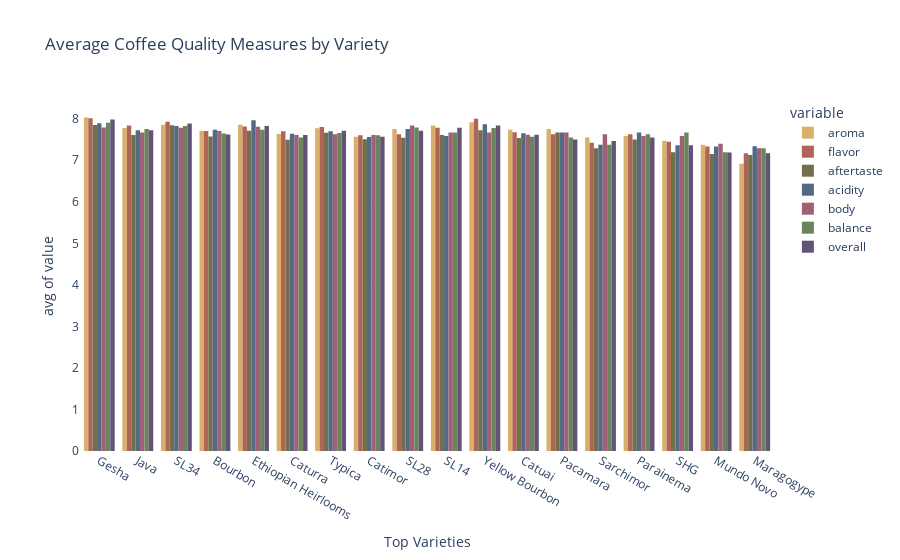

This figure's notebook cell:
### Markdown cell above
### Coffee Quality by Variety

### Code cell
# Compare average coffee quality across top varieties
quality_by_variety = px.histogram(coffee[coffee['variety'].isin(top_varieties)], x='variety', 
                                  y=['aroma', 'flavor', 'aftertaste', 'acidity', 'body', 'balance', 'overall'], 
                                  histfunc="avg", title='Average Coffee Quality Measures by Variety', 
                                  labels={'variety':'Top Varieties'},
                                  barmode='group', color_discrete_sequence=[px.colors.qualitative.Antique[1],
                                                                            px.colors.qualitative.Antique[2],
                                                                            px.colors.qualitative.Antique[3],
                                                                            px.colors.qualitative.Antique[4],
                                                                            px.colors.qualitative.Antique[8],
                                                                            px.colors.qualitative.Antique[6],
                                                                            px.colors.qualitative.Antique[5]])

quality_by_variety.update_layout({
    'plot_bgcolor':'rgba(0, 0, 0, 0)',
    'paper_bgcolor':'rgba(0, 0, 0, 0)'
})

country.update_layout(xaxis={'categoryorder':'total descending'})

quality_by_variety.show()

### Figure 1 — Plotly figure (JSON) as saved in the notebook; plotly's stock layout.template omitted (floating-point values rounded to 4 significant figures; data arrays with more than 128 entries replaced by an {"elided": "..."} marker saying what was removed)
{"data": [{"alignmentgroup": "True", "bingroup": "x", "histfunc": "avg", "hovertemplate": "variable=aroma<br>Top Varieties=%{x}<br>avg of value=%{y}<extra></extra>", "legendgroup": "aroma", "marker": {"color": "rgb(217, 175, 107)", "pattern": {"shape": ""}}, "name": "aroma", "offsetgroup": "aroma", "orientation": "v", "showlegend": true, "type": "histogram", "x": {"elided": "155 str values"}, "xaxis": "x", "y": {"elided": "155 float values"}, "yaxis": "y"}, {"alignmentgroup": "True", "bingroup": "x", "histfunc": "avg", "hovertemplate": "variable=flavor<br>Top Varieties=%{x}<br>avg of value=%{y}<extra></extra>", "legendgroup": "flavor", "marker": {"color": "rgb(175, 100, 88)", "pattern": {"shape": ""}}, "name": "flavor", "offsetgroup": "flavor", "orientation": "v", "showlegend": true, "type": "histogram", "x": {"elided": "155 str values"}, "xaxis": "x", "y": {"elided": "155 float values"}, "yaxis": "y"}, {"alignmentgroup": "True", "bingroup": "x", "histfunc": "avg", "hovertemplate": "variable=aftertaste<br>Top Varieties=%{x}<br>avg of value=%{y}<extra></extra>", "legendgroup": "aftertaste", "marker": {"color": "rgb(115, 111, 76)", "pattern": {"shape": ""}}, "name": "aftertaste", "offsetgroup": "aftertaste", "orientation": "v", "showlegend": true, "type": "histogram", "x": {"elided": "155 str values"}, "xaxis": "x", "y": {"elided": "155 float values"}, "yaxis": "y"}, {"alignmentgroup": "True", "bingroup": "x", "histfunc": "avg", "hovertemplate": "variable=acidity<br>Top Varieties=%{x}<br>avg of value=%{y}<extra></extra>", "legendgroup": "acidity", "marker": {"color": "rgb(82, 106, 131)", "pattern": {"shape": ""}}, "name": "acidity", "offsetgroup": "acidity", "orientation": "v", "showlegend": true, "type": "histogram", "x": {"elided": "155 str values"}, "xaxis": "x", "y": {"elided": "155 float values"}, "yaxis": "y"}, {"alignmentgroup": "True", "bingroup": "x", "histfunc": "avg", "hovertemplate": "variable=body<br>Top Varieties=%{x}<br>avg of value=%{y}<extra></extra>", "legendgroup": "body", "marker": {"color": "rgb(160, 97, 119)", "pattern": {"shape": ""}}, "name": "body", "offsetgroup": "body", "orientation": "v", "showlegend": true, "type": "histogram", "x": {"elided": "155 str values"}, "xaxis": "x", "y": {"elided": "155 float values"}, "yaxis": "y"}, {"alignmentgroup": "True", "bingroup": "x", "histfunc": "avg", "hovertemplate": "variable=balance<br>Top Varieties=%{x}<br>avg of value=%{y}<extra></extra>", "legendgroup": "balance", "marker": {"color": "rgb(104, 133, 92)", "pattern": {"shape": ""}}, "name": "balance", "offsetgroup": "balance", "orientation": "v", "showlegend": true, "type": "histogram", "x": {"elided": "155 str values"}, "xaxis": "x", "y": {"elided": "155 float values"}, "yaxis": "y"}, {"alignmentgroup": "True", "bingroup": "x", "histfunc": "avg", "hovertemplate": "variable=overall<br>Top Varieties=%{x}<br>avg of value=%{y}<extra></extra>", "legendgroup": "overall", "marker": {"color": "rgb(98, 83, 119)", "pattern": {"shape": ""}}, "name": "overall", "offsetgroup": "overall", "orientation": "v", "showlegend": true, "type": "histogram", "x": {"elided": "155 str values"}, "xaxis": "x", "y": {"elided": "155 float values"}, "yaxis": "y"}], "layout": {"barmode": "group", "legend": {"title": {"text": "variable"}, "tracegroupgap": 0}, "paper_bgcolor": "rgba(0, 0, 0, 0)", "plot_bgcolor": "rgba(0, 0, 0, 0)", "title": {"text": "Average Coffee Quality Measures by Variety"}, "xaxis": {"anchor": "y", "domain": [0, 1], "title": {"text": "Top Varieties"}}, "yaxis": {"anchor": "x", "domain": [0, 1], "title": {"text": "avg of value"}}}}
